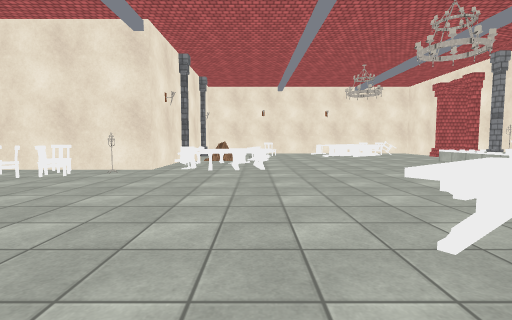
View 1 (above)

19 first-person views from a walk through a Unity game level. The camera is 1.2 m above the floor, tilts 4° down and sees 85° across. The floor is counted in squares, 1 m on a side. Each view is taken from the middle of a square. On the plan, view 1 faces up. The plan holds only what a view shows up to about 13 squares ahead; the rest is blank. The place goes on beyond the plan. Surface patterns are stand-ins for the level's own textures.

View 2
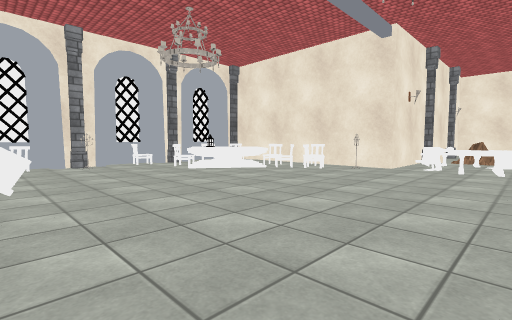

View 3
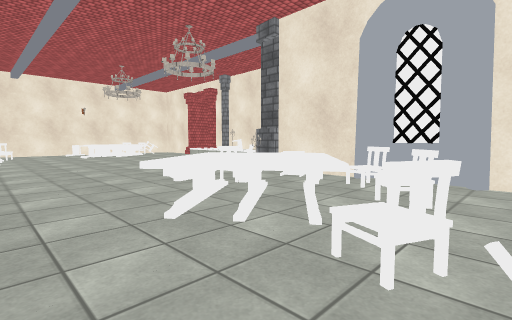

View 4
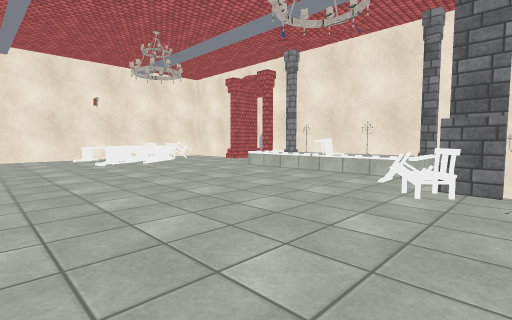

View 5
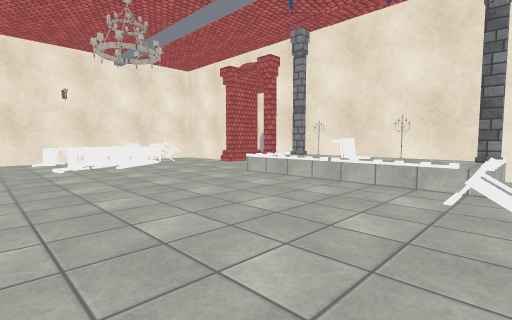

View 6
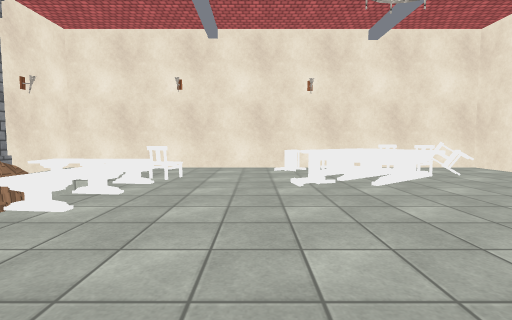

View 7
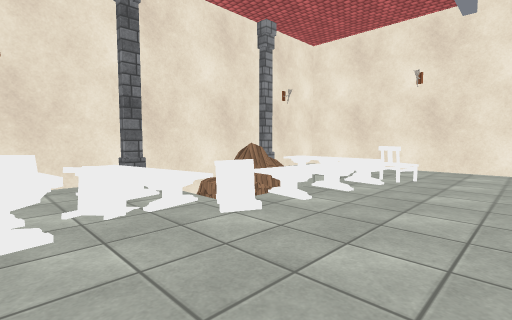

View 8
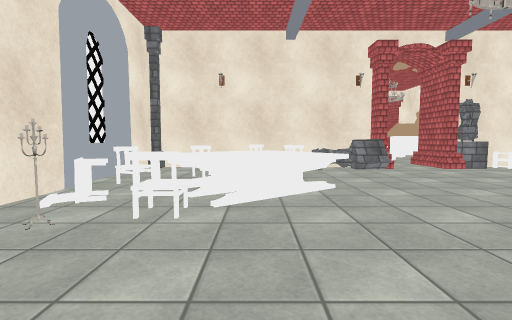

View 9
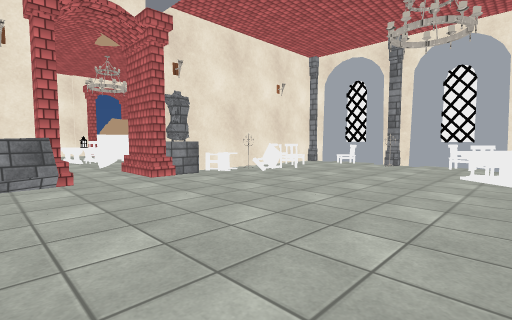

View 10
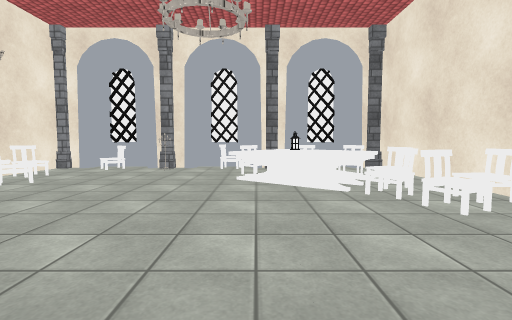

View 11
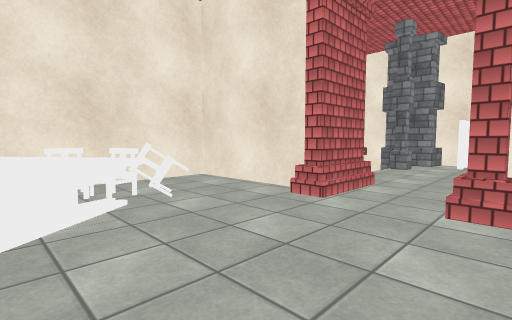

View 12
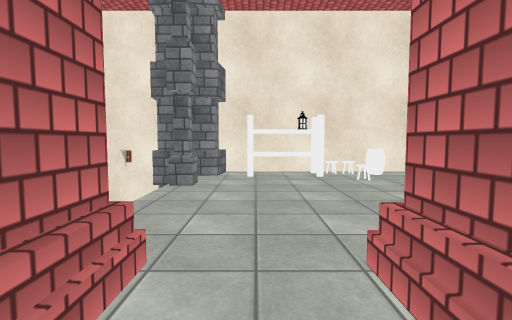

View 13
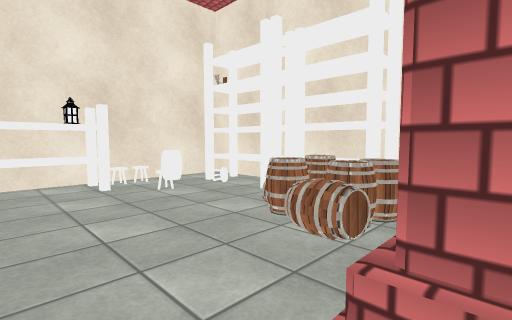

View 14
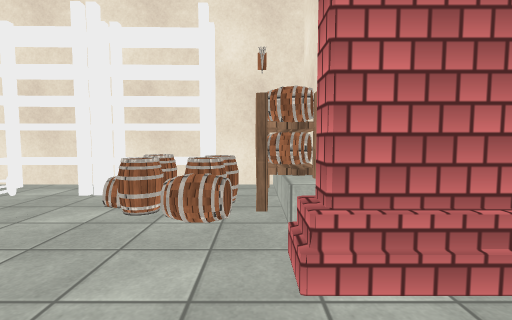

View 15
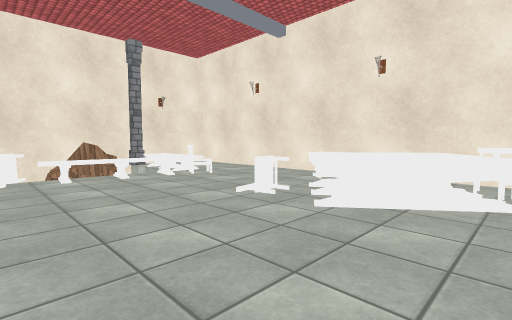

View 16
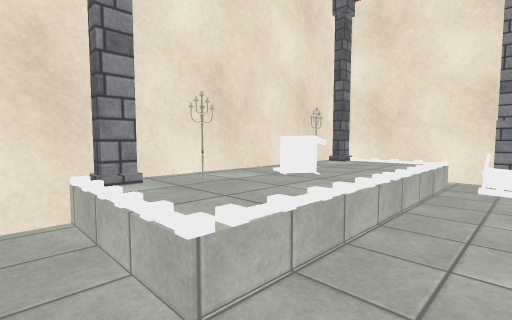

View 17
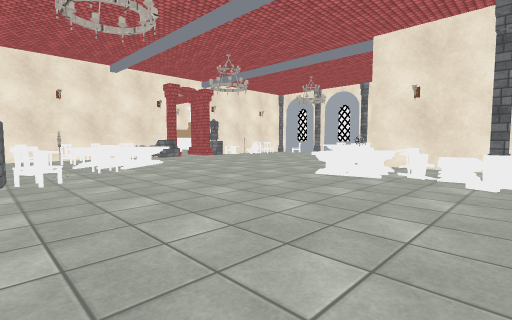

View 18
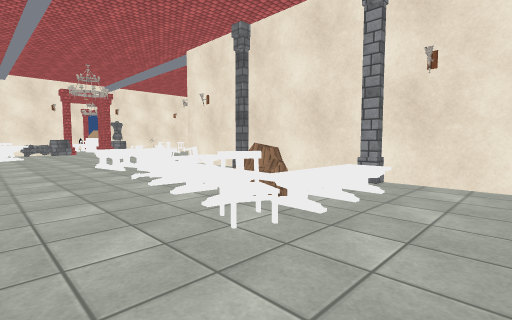

View 19
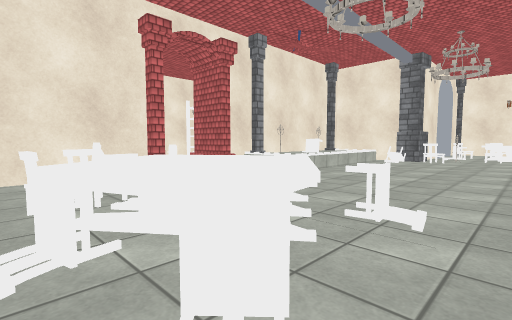

### Floor plan
Points are (right, up) in squares from view 1. A wall is a line through its corners. A room is listed if a view was taken in it or the views show most of it. See-through windows are left out.
Room 1 (views 1, 2, 3, 4, 5, 6, 7, 8, 9, 10, 11, 12, 15, 16, 17, 18, 19)
walls: (-4.3, 15.6) (-4.3, 11.4) (-14.2, 11.4); (9.6, 7.4) (13.7, 7.4) (13.7, 17.3) (13.3, 17.3) (13.3, 17.7); (8.7, 3.1) (8.7, 6.5); (9, 0.8) (9, 2.1); (8.7, 0.1) (8.7, 2.8); (-1.2, -2.6) (8.7, -2.6) (8.7, -0.1); (-4.3, -1.9) (-4.3, -4); (-4.5, -1.9) (-4, -1.9); (13.3, 20.1) (13.3, 20.7) (13.7, 20.7) (13.7, 25.4) (-4.3, 25.4) (-4.3, 20.5); (-14.7, 9.8) (-14.7, 8.2); (-14.9, 9.6) (-14.9, 8.4); (-14.9, 8.2) (-14.9, 7.7); (-14.7, 5.4) (-14.7, 3.8); (-14.9, 5.7) (-14.9, 3.4); (-8.9, -2.6) (-4.9, -2.6); (-14.3, 3) (-14.3, 2.4); (-14.9, 1.2) (-14.9, -1.3); (-14.7, 0.8) (-14.7, -0.8); (-14.1, -2.6) (-11.2, -2.6)
low walls: (-4, -1.9) (-4, -4.2)
ways out: opening at (14.5, 19) to room 2; opening at (-2.5, -3.5)
objects: pillar (-14, -2); chair (-14, 0); pillar (-14, 2); chair (-14, 5); pillar (-14, 7); other object (-13, 2); other object (-13, 8); chair (-12, -2); chair (-12, 6); other object (-12, 7); table (-11, 6); chair (-10, -1); chair (-9, -1) to (-9, 0); table (-9, 7); chair (-9, 10); other object (-8, -2); chair (-8, 9); chair (-7, -2); chair (-7, 9); statue (-6, -2) to (-5, -2); other object (-5, 10); pillar (-4, 16); pillar (-4, 22); chair (-3, 12) to (-2, 12); chair (-3, 13) to (-3, 14); table (-3, 15) to (0, 16); other object (-3, 18) to (-2, 20); table (-3, 21) to (0, 22); table (-2, 11) to (0, 12); table (-2, 13) to (0, 13); statue (-1, -2) to (1, -1); chair (-1, 14) to (-1, 15); chair (0, 16) to (0, 17); table (0, 18) to (1, 21); chair (1, 21); table (2, 1) to (6, 5); chair (3, -2) to (3, -1); chair (3, 0); other object (4, -2); chair (5, 6); chair (5, 24) to (6, 24); chair (6, 0); table (6, 20) to (10, 23); chair (6, 21); chair (7, 4) to (7, 5); other object (7, 6); chair (7, 24) to (8, 24); pillar (8, -2); chair (8, 2); chair (8, 7); pillar (9, 7) to (10, 8); chair (9, 24); chair (10, 9); chair (10, 23); fence (11, 9) to (12, 9); fence (11, 10) to (11, 12); fence (11, 13) to (11, 15); fence (11, 16) to (12, 16); chair (11, 22) to (11, 23); chair (12, 12) to (13, 13); pillar (13, 9); other object (13, 11); other object (13, 14); pillar (13, 15) to (13, 16)
Room 2 (views 13, 14)
walls: (15.6, 20.3) (13.3, 20.3); (15.4, 17.9) (15.4, 17.1); (23.7, 22.8) (23.7, 24.8); (13.3, 17.7) (15.4, 17.7); (15.5, 12.4) (23.7, 12.4) (23.7, 20.5)
low walls: (15.5, 20.1) (13.3, 20.1); (14, 17.9) (15.4, 17.9)
ways out: opening at (14.5, 19) to room 1
objects: barrel (15, 13) to (16, 15); other object (17, 13) to (19, 14); other object (17, 15) to (18, 16); other object (20, 13) to (22, 14); pillar (21, 21); other object (22, 17) to (23, 19); barrel (23, 14) to (23, 15); other object (23, 17); pillar (23, 20) to (23, 21); pillar (23, 22); pillar (23, 23)

Positions as (right, up) in squares from view 1, and headings:
1: (0, 0), facing up
2: (0, -1), facing up-left
3: (0, -1), facing up-right
4: (1, 6), facing up-right
5: (3, 8), facing up-right
6: (4, 13), facing up
7: (4, 13), facing up-left
8: (4, 10), facing down
9: (0, 7), facing down-left
10: (-2, 6), facing left
11: (8, 17), facing up-right
12: (13, 19), facing right
13: (15, 19), facing down-right
14: (16, 20), facing down
15: (10, 16), facing up-left
16: (9, 17), facing down-right
17: (9, 17), facing down-left
18: (4, 25), facing down-left
19: (4, 25), facing down-right
